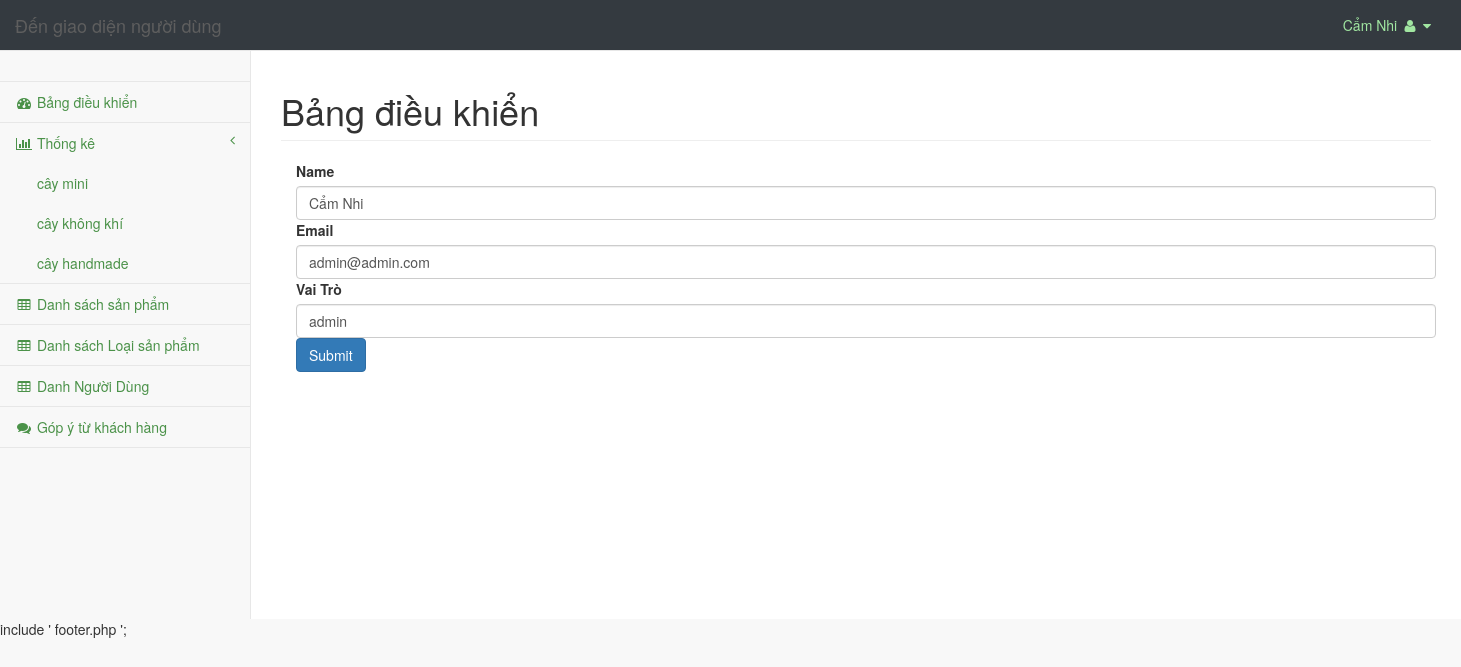
The page /admin/pages/User.php?acc_edit_id=1 (signed in) on the database as committed earlier.
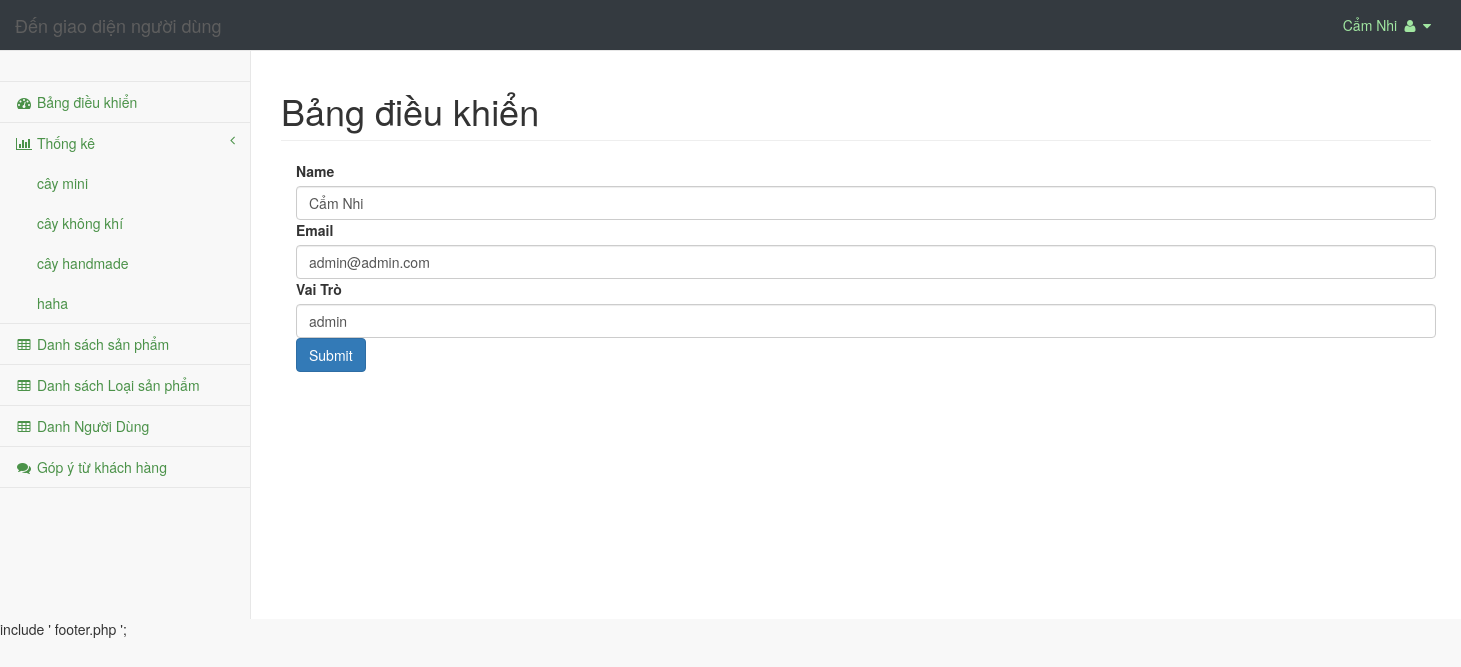
The same page on the database as committed later.
### tables this page shows
CREATE TABLE IF NOT EXISTS `category` (
  `id` int NOT NULL AUTO_INCREMENT,
  `name` varchar(200) DEFAULT NULL,
  `image` varchar(200) NOT NULL,
  PRIMARY KEY (`id`)
);

### php/connectDB.php (called while the page is built, shortened)
<?php
class DataAccessHelper
{
	static $connection;
	public function connect()
	{
		self::$connection = new mysqli(DB_HOST, DB_USER, DB_PASSWORD, DB_NAME, DB_PORT);
		self::$connection->set_charset(DB_CHARSET);
	}
	public function executeQuery($sql)
	{
		return self::$connection->query($sql);
	}
}

### admin/pages/User.php (the view, shortened to what this page needs)
<?php
include "../../php/connectDB.php";
$db = new DataAccessHelper();
$db->connect();
$id_user = $_SESSION['account'];
$sql = "SELECT * FROM account WHERE id = '$id_user'";
$result = $db->executeQuery($sql);
$user = mysqli_fetch_assoc($result);
if (isset($_GET['acc_edit_id'])) {
	$acc_id = $_GET['acc_edit_id'];
	$query = $db->executeQuery('SELECT role, username, fullname FROM account WHERE id =' . $acc_id);
	$result_acc = mysqli_fetch_assoc($query); ?>
	<!DOCTYPE html>
	<html lang="en">
	<head>
		<link href="../vendor/bootstrap/css/bootstrap.min.css" rel="stylesheet">
		<link href="../vendor/metisMenu/metisMenu.min.css" rel="stylesheet">
		<link href="../dist/css/sb-admin-2.css" rel="stylesheet">
		<link href="../vendor/morrisjs/morris.css" rel="stylesheet">
		<link href="../vendor/font-awesome/css/font-awesome.min.css" rel="stylesheet" type="text/css">
		<link href="../css/customerad.css" rel="stylesheet" type="text/css">
	</head>
	<body>
		<div id="wrapper">
			<nav class="navbar navbar-default navbar-static-top bg-dark" role="navigation" style="margin-bottom: 0px">
				<div class="navbar-header.">
					<a class="navbar-brand" href="../../index.php">Đến giao diện người dùng</a>
				</div>
				<ul class="nav navbar-top-links navbar-right ">
					<li class="dropdown">
						<a class="dropdown-toggle fn-bran-light" data-toggle="dropdown" href="#">
							<?php echo $user['fullname'] ?>
							<i class="fa fa-user fa-fw"></i> <i class="fa fa-caret-down"></i>
						</a>
					</li>
				</ul>
				<div class="navbar-default sidebar" role="navigation">
					<div class="sidebar-nav navbar-collapse">
						<ul class="nav" id="side-menu">
							<li class="sidebar-search">
							</li>
							<li>
								<a href="index.php"><i class="fa fa-dashboard fa-fw"></i> Bảng điều khiển</a>
							</li>
							<li>
								<a href="#"><i class="fa fa-bar-chart-o fa-fw"></i> Thống kê<span class="fa arrow"></span></a>
								<ul class="nav nav-second-level">
									<?php
									$query = $db->executeQuery("SELECT * FROM category");
									$result = mysqli_fetch_all($query, MYSQLI_ASSOC);
									?>
									<?php foreach ($result as $value) : ?>
										<li>
											<a href="thongke?category=<?php echo $value['id'] ?>"><?php echo $value['name'] ?></a>
										</li>
									<?php endforeach; ?>
								</ul>
							</li>
							<li>
								<a href="viewproduct.php"><i class="fa fa-table fa-fw"></i> Danh sách sản phẩm</a>
							</li>
							<li>
								<a href="viewcategory.php"><i class="fa fa-table fa-fw"></i> Danh sách Loại sản phẩm</a>
							</li>
							<li>
								<a href="viewuser.php"><i class="fa fa-table fa-fw"></i> Danh Người Dùng</a>
							</li>
							<li>
								<a href="Gopy.php"><i class="fa fa-comments fa-fw"></i> Góp ý từ khách hàng</a>
							</li>
						</ul>
					</div>
				</div>
			</nav>
			<div id="page-wrapper">
				<div class="row">
					<div class="col-lg-12">
						<h1 class="page-header">Bảng điều khiển</h1>
					</div>
				</div>
				<div class="row">
					<div class="col-lg-3 col-md-6">
						<div class="container">
							<form action="" method="post" enctype="multipart/form-data">
								<div class="mb-3">
									<label for="name" class="form-label">Name</label>
									<input value="<?php echo $result_acc['fullname'] ?>"
										type="text" class="form-control" name="fullname"
										id="fullname" aria-describedby="helpId" placeholder="" />
								</div>
								<div class="mb-3">
									<label for="email" class="form-label">Email</label>
									<input value="<?php echo $result_acc['username'] ?>"
										type="email" class="form-control" name="username"
										id="username" aria-describedby="emailHelpId"
										placeholder="abc@gmail.com" />
								</div>
								<div class="mb-3">
									<label for="role" class="form-label">Vai Trò</label>
									<input value="<?php echo $result_acc['role'] ?>"
										type="text" class="form-control" name="role"
										id="role" aria-describedby="helpId" placeholder="" />
								</div>
								<button
									type="submit" name="edit_account"
									class="btn btn-primary">
									Submit
								</button>
							</form>
						</div>
					</div>
				</div>
			</div>
		</div>
		include ' footer.php ';
	<?php }

Rows that differ between the two databases and show on the page:
added category: name "haha"
